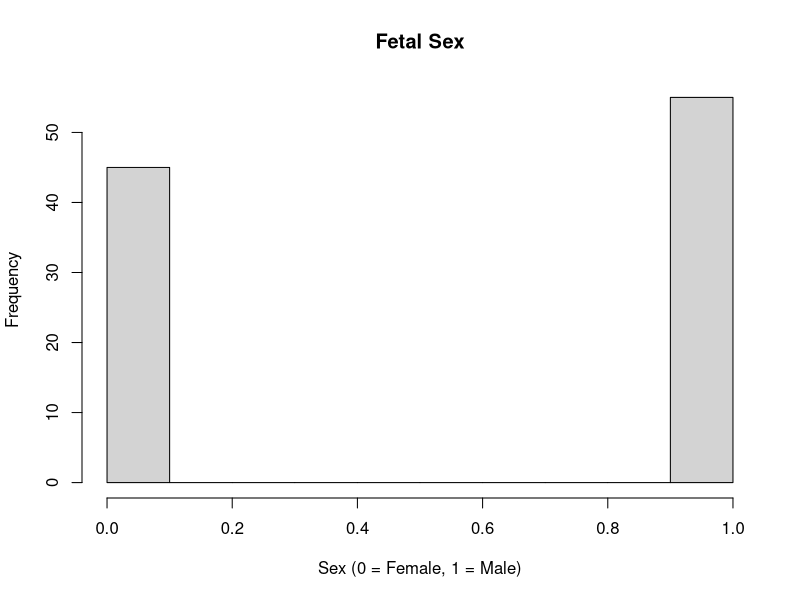
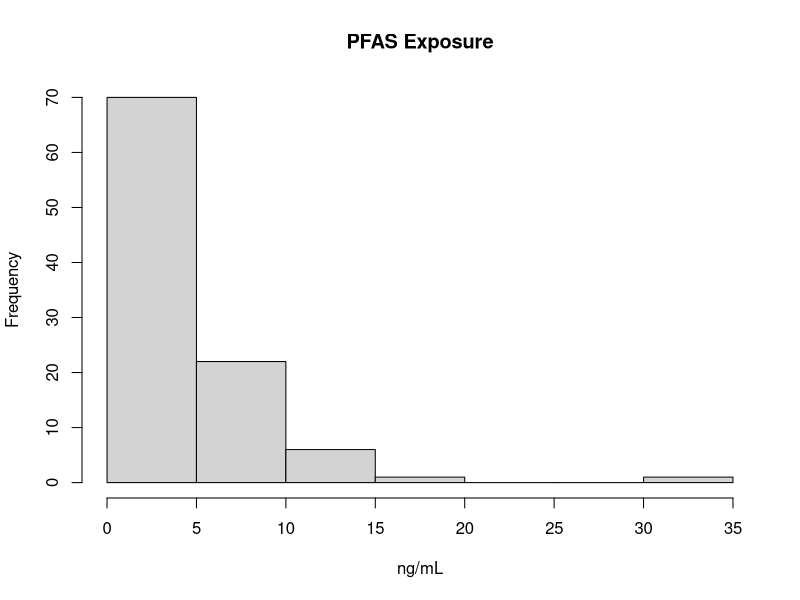
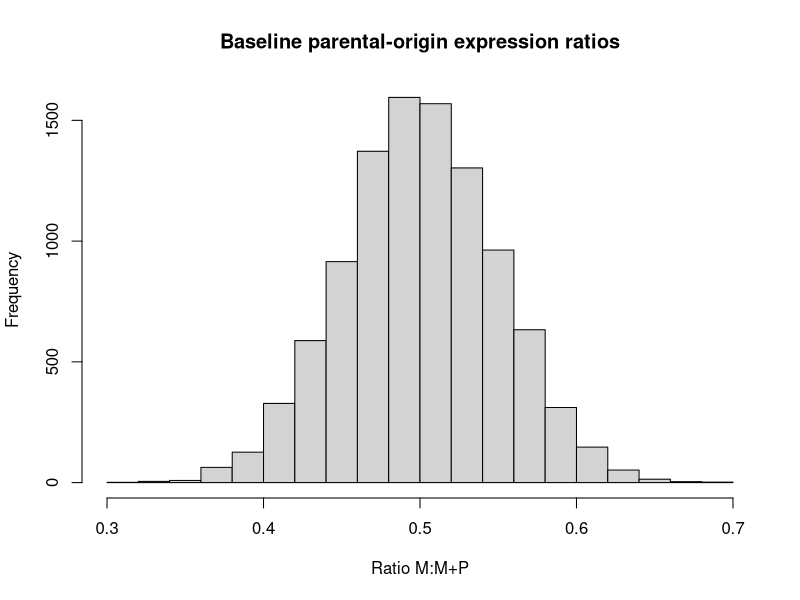
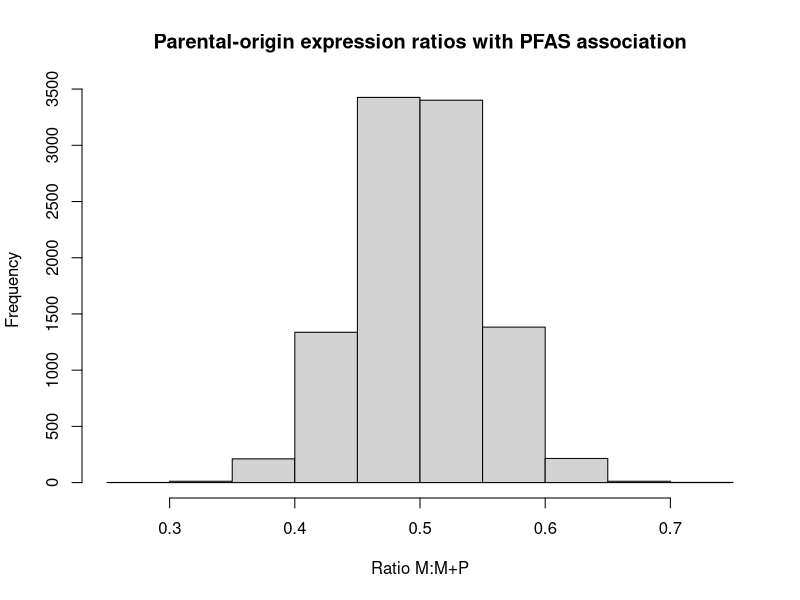
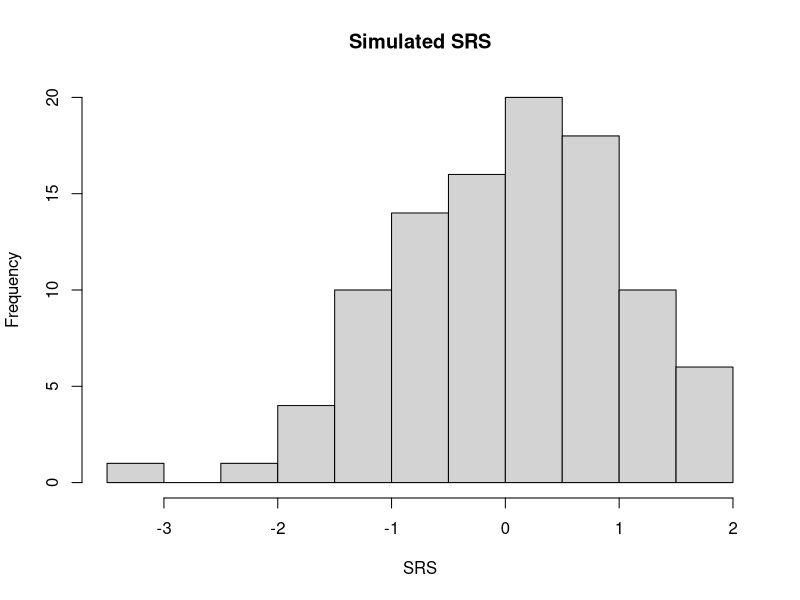
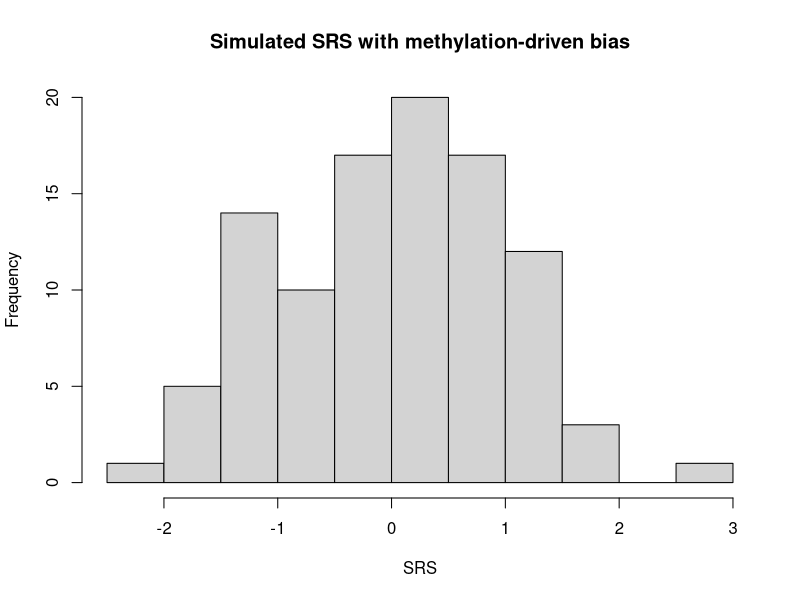
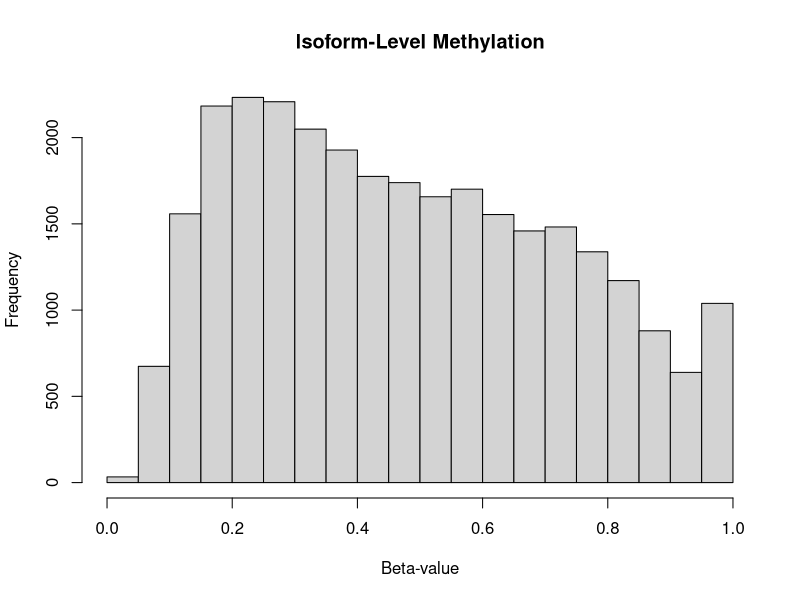

Generate these figures, in order, with R: (Note: this script raises an error after producing the figures.)
## ---- chunk 1
knitr::opts_chunk$set(echo = TRUE, warning = FALSE)
## ---- chunk 2
library(dplyr)
library(tidyr)
library(lavaan)
library(boot)
library(ggplot2)
library(knitr)
## ---- chunk 3
set.seed(42)
n_samples <- 100
n_isoforms <- 100
simulation_scenario <- "null"
## ---- chunk 4
# Fetal sex (0 = female, 1 = male)
fetal_sex <- rbinom(n_samples, size = 1, prob = 0.5)
hist(fetal_sex, main = "Fetal Sex", xlab = "Sex (0 = Female, 1 = Male)")

# Maternal PFAS exposure (ng/mL, log-normal)
# Common sdlog values for environmental contaminants in humans can range from 0.8 to 1.5.
PFAS <- rlnorm(n_samples, meanlog = log(3), sdlog = 0.9) # Adjusted sdlog from 0.4 to 0.9
hist(PFAS, main = "PFAS Exposure", xlab = "ng/mL")

# Latent confounder U, correlated with PFAS
U <- rnorm(n_samples, mean = scale(PFAS), sd = 1)
## ---- chunk 5
n_cpg_per_isoform <- sample(1:5, size = n_isoforms, replace = TRUE)
maternal_meth_list <- lapply(n_cpg_per_isoform, function(n_cpg) {
  matrix(
    plogis(matrix(rnorm(n_samples * n_cpg, mean = rep(U, each = n_cpg), sd = 0.5), nrow = n_samples)), # Adjusted sd from 1 to 0.5
    nrow = n_samples
  )
})
## ---- chunk 6
# Start with baseline biallelic expression + noise (maternal expression ratio)
# Using Beta distribution for ratios (bounded 0-1), which is more appropriate for proportions.
# shape1 = 50, shape2 = 50 gives a mean of 0.5 and a reasonable, but not extremely narrow, variance.
expr_ratios <- matrix(rbeta(n_samples * n_isoforms, shape1 = 50, shape2 = 50), nrow = n_samples)
hist(expr_ratios, main = "Baseline parental-origin expression ratios", xlab = "Ratio M:M+P")

# Define 50% of isoforms as true mediators
mediated_isoforms <- sample(1:n_isoforms, size = n_isoforms * 0.5)

# PFAS influences imprinting in these isoforms
for (i in mediated_isoforms) {
  effect_mean <- 0.05 # Original mean effect
  if (simulation_scenario == "null") {
    effect_mean <- 0 # Set mean effect to 0 for null scenario
  }
  effect <- scale(PFAS) * rnorm(1, mean = effect_mean, sd = 0.01) # Use the adjusted mean
  expr_ratios[, i] <- expr_ratios[, i] + effect

  # Clamp values to ensure they stay within [0,1]
  expr_ratios[, i] <- pmax(0, pmin(1, expr_ratios[, i])) 
}

hist(expr_ratios, main = "Parental-origin expression ratios with PFAS association", xlab = "Ratio M:M+P")
## ---- chunk 7
# Create SRS score from expression of mediated isoforms + confounder + noise
srs_effect_mean <- 2 # Original mean effect
if (simulation_scenario == "null") {
  srs_effect_mean <- 0 # Set mean effect to 0 for null scenario
}
SRS_contrib <- rowSums(scale(expr_ratios[, mediated_isoforms]) %*%
                        matrix(rnorm(length(mediated_isoforms), mean = srs_effect_mean, sd = 0.5), ncol = 1)) # Use the adjusted mean
SRS <- scale(SRS_contrib + scale(U) * 0.5 + rnorm(n_samples, 0, 1))

hist(SRS, main = "Simulated SRS", xlab = "SRS")
## ---- chunk 8
# Select 50% of mediated isoforms to be confounded by methylation
confounded_idx <- sample(mediated_isoforms, size = length(mediated_isoforms) * 0.5)
confounding_contrib <- rep(0, n_samples)

for (i in confounded_idx) {
  meth_mean <- rowMeans(maternal_meth_list[[i]])
  effect_meth_expr <- scale(meth_mean) * rnorm(1, mean = 0.2, sd = 0.05)
  expr_ratios[, i] <- expr_ratios[, i] + effect_meth_expr
  expr_ratios[, i] <- pmax(0, pmin(1, expr_ratios[, i]))
  
  confounding_contrib <- confounding_contrib + scale(meth_mean) * rnorm(1, mean = 1.5, sd = 0.3)
}

# Inject confounding into SRS
SRS <- scale(SRS + confounding_contrib)
hist(SRS, main = "Simulated SRS with methylation-driven bias", xlab = "SRS")
## ---- chunk 9
expr_df <- as.data.frame(expr_ratios)
colnames(expr_df) <- paste0("isoform_", 1:n_isoforms)

metadata_df <- data.frame(
  sample = 1:n_samples,
  SRS = SRS,
  PFAS = PFAS,
  fetal_sex = fetal_sex
)

meth_long <- do.call(rbind, lapply(1:n_isoforms, function(i) {
  meth_mat <- maternal_meth_list[[i]]
  n_cpg <- ncol(meth_mat)
  data.frame(
    sample = rep(1:n_samples, times = n_cpg),
    isoform = paste0("isoform_", i),
    cpg = rep(1:n_cpg, each = n_samples),
    meth = as.vector(meth_mat)
  )
}))

hist(meth_long$meth, main = "Isoform-Level Methylation", xlab = "Beta-value")
## ---- chunk 10
iso <- "isoform_27"
df <- cbind(metadata_df, expr = expr_df[[iso]])

meth_avg <- meth_long %>%
  filter(isoform == iso) %>%
  group_by(sample) %>%
  summarise(m_meth = mean(meth), .groups = "drop")

df <- merge(df, meth_avg, by = "sample")

model <- '
  expr ~ a1*PFAS + a2*fetal_sex + a3*PFAS:fetal_sex
  SRS ~ b1*expr + b2*fetal_sex + b3*expr:fetal_sex + c*PFAS
  ind_female := a1 * b1
  ind_male := (a1 + a3) * (b1 + b3)
  dir := c
  total_female := dir + ind_female
  total_male := dir + ind_male
'

fit <- sem(model, data = df, se = "bootstrap", bootstrap = 100)
summary(fit, standardized = TRUE, fit.measures = TRUE)
## ---- chunk 11
# COCA calibration model: includes SRS × fetal_sex interaction
coca_model <- lm(m_meth ~ PFAS + SRS * fetal_sex, data = df)

# Extract coefficients for calibration formula
beta_A <- coef(coca_model)["PFAS"]
beta_Y <- coef(coca_model)["SRS"]

# Calibrated PFAS effect estimate
psi_coca <- -beta_A / beta_Y
cat("COCA-calibrated PFAS effect estimate:", round(psi_coca, 4), "\n")

coca_fn <- function(data, indices) {
  d <- data[indices, ]
  fit <- lm(m_meth ~ PFAS + SRS * fetal_sex, data = d)
  -coef(fit)["PFAS"] / coef(fit)["SRS"]
}

boot_out <- boot(df, coca_fn, R = 100)
boot.ci(boot_out, type = "perc")
## ---- chunk 12
# Stage 1: bridge function includes interaction (optional but aligned with SEM)
bridge_model <- lm(m_meth ~ expr + SRS * fetal_sex, data = df)
df$Z_hat <- predict(bridge_model)

# Stage 2: PFAS × fetal_sex interaction for moderated effect
df$Y_adj <- df$SRS - (df$Z_hat - mean(df$Z_hat))
pgc_model <- lm(Y_adj ~ PFAS * fetal_sex, data = df)
summary(pgc_model)

pgc_fn <- function(data, indices) {
  d <- data[indices, ]
  
  # Stage 1: bridge model with SRS × sex (optional)
  bridge <- lm(m_meth ~ expr + SRS * fetal_sex, data = d)
  Z_hat <- predict(bridge)
  Y_adj <- d$SRS - (Z_hat - mean(Z_hat))
  
  # Stage 2: PGC with PFAS × fetal_sex
  pgc_fit <- lm(Y_adj ~ PFAS * fetal_sex, data = cbind(d, Y_adj))
  
  # Return main effect of PFAS (for females) only
  return(coef(pgc_fit)["PFAS"])
}

pgc_est_female <- coef(pgc_model)["PFAS"]
pgc_est_male <- coef(pgc_model)["PFAS"] + coef(pgc_model)["PFAS:fetal_sex"]

pgc_fn <- function(data, indices) {
  d <- data[indices, ]
  bridge <- lm(m_meth ~ expr + SRS * fetal_sex, data = d)
  Z_hat <- predict(bridge)
  Y_adj <- d$SRS - (Z_hat - mean(Z_hat))
  pgc_fit <- lm(Y_adj ~ PFAS * fetal_sex, data = cbind(d, Y_adj))

  beta_pfas <- coef(pgc_fit)["PFAS"]
  beta_int <- coef(pgc_fit)["PFAS:fetal_sex"]
  c(female = beta_pfas, male = beta_pfas + beta_int)
}

# Bootstrap
boot_out <- boot(df, pgc_fn, R = 100)
boot.ci(boot_out, type = "perc")
## ---- chunk 13
results_list <- vector("list", length = n_isoforms)
names(results_list) <- paste0("isoform_", 1:n_isoforms)

n_boot <- 10

for (i in 1:n_isoforms) {
  iso_name <- paste0("isoform_", i)
  
  df <- cbind(metadata_df, expr = expr_df[[iso_name]])
  
  meth_avg <- meth_long %>%
    filter(isoform == iso_name) %>%
    group_by(sample) %>%
    summarise(m_meth = mean(meth), .groups = "drop")
  
  df <- merge(df, meth_avg, by = "sample")

  # --- lavaan SEM (already includes sex and interaction terms)
  model <- '
    expr ~ a1*PFAS + a2*fetal_sex + a3*PFAS:fetal_sex
    SRS ~ b1*expr + b2*fetal_sex + b3*expr:fetal_sex + c*PFAS
    ind_female := a1 * b1
    ind_male := (a1 + a3) * (b1 + b3)
    dir := c
    total_female := dir + ind_female
    total_male := dir + ind_male
  '
  
  lavaan_fit <- tryCatch({
    sem(model, data = df, se = "bootstrap", bootstrap = n_boot)
  }, error = function(e) NULL)

  # --- COCA with PFAS × sex interaction
  coca_model <- lm(m_meth ~ PFAS + SRS * fetal_sex, data = df)
  beta_A <- coef(coca_model)["PFAS"]
  beta_Y <- coef(coca_model)["SRS"]
  psi_coca <- -beta_A / beta_Y

  coca_fn <- function(data, indices) {
    d <- data[indices, ]
    fit <- lm(m_meth ~ PFAS + SRS * fetal_sex, data = d)
    -coef(fit)["PFAS"] / coef(fit)["SRS"]
  }

  coca_boot <- boot(df, coca_fn, R = n_boot)
  coca_ci <- tryCatch(boot.ci(coca_boot, type = "perc"), error = function(e) NULL)

  # --- PGC with PFAS × sex interaction in second stage and SRS × sex in bridge
  bridge_model <- lm(m_meth ~ expr + SRS * fetal_sex, data = df)
  df$Z_hat <- predict(bridge_model)
  df$Y_adj <- df$SRS - (df$Z_hat - mean(df$Z_hat))

  pgc_model <- lm(Y_adj ~ PFAS * fetal_sex, data = df)

  pgc_fn <- function(data, indices) {
    d <- data[indices, ]
    bridge <- lm(m_meth ~ expr + SRS * fetal_sex, data = d)
    Z_hat <- predict(bridge)
    Y_adj <- d$SRS - (Z_hat - mean(Z_hat))
    pgc_fit <- lm(Y_adj ~ PFAS * fetal_sex, data = cbind(d, Y_adj))
    return(coef(pgc_fit)["PFAS"])
  }

  pgc_boot <- boot(df, pgc_fn, R = n_boot)
  pgc_ci <- tryCatch(boot.ci(pgc_boot, type = "perc"), error = function(e) NULL)

  # --- Store results
  results_list[[i]] <- list(
    lavaan_fit = lavaan_fit,
    COCA = list(
      estimate = psi_coca,
      boot = coca_boot,
      ci = coca_ci
    ),
    PGC = list(
      model = pgc_model,
      boot = pgc_boot,
      ci = pgc_ci
    )
  )
}
## ---- chunk 14
# Initialize results data.frames
sem_pval_df <- data.frame()
coca_df <- data.frame()
pgc_df <- data.frame()

iso_names <- names(results_list)

for (i in seq_along(results_list)) {
  iso <- iso_names[i]
  res <- results_list[[i]]

  # --- SEM path p-values
  fit <- res$lavaan_fit
  if (!is.null(fit)) {
    pe <- tryCatch(parameterEstimates(fit), error = function(e) NULL)
    if (!is.null(pe)) {
      selected_paths <- pe %>%
        filter(label %in% c("a1", "a3", "b1", "b3", "c",
                            "ind_female", "ind_male", "total_female", "total_male")) %>%
        select(label, pvalue)
      if (nrow(selected_paths) > 0) {
        sem_pval_df <- bind_rows(sem_pval_df,
                                 data.frame(
                                   isoform = iso,
                                   path = selected_paths$label,
                                   pval = selected_paths$pvalue
                                 ))
      }
    }
  }

  # --- COCA model: extract PFAS, fetal_sex, and interaction p-values and CI
  coca_fit <- tryCatch(lm(m_meth ~ PFAS + SRS * fetal_sex, data = df), error = function(e) NULL)
  
  if (!is.null(coca_fit)) {
    coef_table <- coef(summary(coca_fit))
    confint_table <- tryCatch(confint(coca_fit), error = function(e) NULL)
  
    pval_pfas  <- coef_table["PFAS", "Pr(>|t|)"]
    pval_sex   <- if ("fetal_sex" %in% rownames(coef_table)) coef_table["fetal_sex", "Pr(>|t|)"] else NA
    pval_int   <- if ("SRS:fetal_sex" %in% rownames(coef_table)) coef_table["SRS:fetal_sex", "Pr(>|t|)"] else NA
  
    ci_lower <- ci_upper <- NA
    if (!is.null(confint_table) && "PFAS" %in% rownames(confint_table)) {
      ci_lower <- confint_table["PFAS", 1]
      ci_upper <- confint_table["PFAS", 2]
    }
  
    signif <- !(is.na(ci_lower) || (ci_lower < 0 & ci_upper > 0))  # TRUE if CI excludes 0
  
    coca_df <- bind_rows(coca_df, data.frame(
      isoform = iso,
      pval_PFAS = pval_pfas,
      pval_fetal_sex = pval_sex,
      pval_PFAS_fetal_sex = pval_int,
      ci_lower = ci_lower,
      ci_upper = ci_upper,
      significant = signif
    ))
  }

  # --- PGC model: extract PFAS, fetal_sex, and interaction p-values
  pgc_model <- tryCatch(res$PGC$model, error = function(e) NULL)
  pgc_boot  <- tryCatch(res$PGC$boot, error = function(e) NULL)

  if (!is.null(pgc_model) && !is.null(pgc_boot)) {
    coef_pg <- coef(summary(pgc_model))

    pval_pfas <- coef_pg["PFAS", "Pr(>|t|)"]
    pval_sex  <- if ("fetal_sex" %in% rownames(coef_pg)) coef_pg["fetal_sex", "Pr(>|t|)"] else NA
    pval_int  <- if ("PFAS:fetal_sex" %in% rownames(coef_pg)) coef_pg["PFAS:fetal_sex", "Pr(>|t|)"] else NA

    boot_estimates <- pgc_boot$t
    signif <- NA
    ci_lower <- ci_upper <- NA
    if (!is.null(boot_estimates) && length(boot_estimates) > 1) {
      ci_bounds <- quantile(boot_estimates, probs = c(0.025, 0.975), na.rm = TRUE)
      ci_lower <- ci_bounds[1]
      ci_upper <- ci_bounds[2]
      signif <- !(ci_lower < 0 & ci_upper > 0)
    }

    pgc_df <- bind_rows(pgc_df, data.frame(
      isoform = iso,
      pval_PFAS = pval_pfas,
      pval_fetal_sex = pval_sex,
      pval_PFAS_fetal_sex = pval_int,
      ci_lower = ci_lower,
      ci_upper = ci_upper,
      significant = signif
    ))
  }
}
## ---- chunk 15
ggplot(sem_pval_df, aes(x = pval)) +
  geom_histogram(binwidth = 0.025, fill = "#4682B4", color = "black") +
  facet_wrap(~ path, scales = "free_y") +
  theme_minimal() +
  labs(title = "SEM Path p-values Across Isoforms",
       x = "p-value", y = "Frequency")
## ---- chunk 16
sem_table <- data.frame(
  Path = c("a1", "a3", "b1", "b3", "c", "ind_male", "ind_female", "total_male", "total_female"),
  Pattern = c(
    "Strong left skew",
    "Uniform / flat",
    "Strong left skew",
    "Uniform",
    "Strong left skew (many significant)",
    "Uniform to right-skewed",
    "U-shaped with weak left skew",
    "Strong left skew",
    "Strong left skew"
  ),
  Interpretation = c(
    "PFAS is robustly associated with imprinting disruption across many isoforms.",
    "No consistent fetal sex interaction on PFAS-to-expression path.",
    "Imprinting disruption is significantly associated with SRS in many isoforms.",
    "No consistent interaction effect between sex and expression on SRS.",
    "PFAS has a strong total effect on SRS in many isoforms, suggesting true mediation.",
    "Some male-specific mediation is detectable, but effects are diffuse.",
    "Female-specific mediation appears inconsistent or absent.",
    "Many isoforms show strong total PFAS -> SRS effects in males.",
    "Many isoforms show strong total PFAS -> SRS effects in females."
  )
)

kable(sem_table, caption = "Interpretation of SEM Path p-value Distributions")
## ---- chunk 17
library(dplyr)
library(tidyr)
library(ggplot2)

# Pivot COCA to long format
coca_pvals_long <- coca_df %>%
  pivot_longer(
    cols = c(pval_PFAS, pval_fetal_sex, pval_PFAS_fetal_sex),
    names_to = "Term",
    values_to = "pval"
  ) %>%
  mutate(
    Method = "COCA",
    Term = recode(Term,
                  "pval_PFAS" = "PFAS",
                  "pval_fetal_sex" = "fetal_sex",
                  "pval_PFAS_fetal_sex" = "PFAS:fetal_sex")
  )

# Pivot PGC to long format
pgc_pvals_long <- pgc_df %>%
  pivot_longer(
    cols = c(pval_PFAS, pval_fetal_sex, pval_PFAS_fetal_sex),
    names_to = "Term",
    values_to = "pval"
  ) %>%
  mutate(
    Method = "PGC",
    Term = recode(Term,
                  "pval_PFAS" = "PFAS",
                  "pval_fetal_sex" = "fetal_sex",
                  "pval_PFAS_fetal_sex" = "PFAS:fetal_sex")
  )

# Combine and filter non-missing p-values
pval_df <- bind_rows(coca_pvals_long, pgc_pvals_long) %>%
  filter(!is.na(pval))

# Plot
ggplot(pval_df, aes(x = pval)) +
  geom_histogram(bins = 40, fill = "steelblue", color = "black") +
  facet_grid(Method ~ Term, scales = "free", drop = TRUE) +
  theme_minimal() +
  labs(
    title = "Raw p-values for COCA and PGC Tests",
    x = "p-value", y = "Number of Isoforms"
  )
## ---- chunk 18
# Significance for PFAS (from 95% CI exclusion flag)
sig_pfas <- bind_rows(
  coca_df %>% transmute(isoform, significant, Method = "COCA", Term = "PFAS"),
  pgc_df %>% transmute(isoform, significant, Method = "PGC", Term = "PFAS")
)

# Significance for fetal_sex (p < 0.05)
sig_sex <- bind_rows(
  coca_df %>%
    filter(!is.na(pval_fetal_sex)) %>%
    mutate(significant = pval_fetal_sex < 0.05,
           Method = "COCA", Term = "fetal_sex") %>%
    select(isoform, significant, Method, Term),
  pgc_df %>%
    filter(!is.na(pval_fetal_sex)) %>%
    mutate(significant = pval_fetal_sex < 0.05,
           Method = "PGC", Term = "fetal_sex") %>%
    select(isoform, significant, Method, Term)
)

# Significance for PFAS:fetal_sex interaction (p < 0.05)
sig_int <- bind_rows(
  coca_df %>%
    filter(!is.na(pval_PFAS_fetal_sex)) %>%
    mutate(significant = pval_PFAS_fetal_sex < 0.05,
           Method = "COCA", Term = "PFAS:fetal_sex") %>%
    select(isoform, significant, Method, Term),
  pgc_df %>%
    filter(!is.na(pval_PFAS_fetal_sex)) %>%
    mutate(significant = pval_PFAS_fetal_sex < 0.05,
           Method = "PGC", Term = "PFAS:fetal_sex") %>%
    select(isoform, significant, Method, Term)
)

# Combine all
sig_df <- bind_rows(sig_pfas, sig_sex, sig_int) %>%
  mutate(
    Significance = ifelse(significant, "Significant", "Not Significant"),
    Method = factor(Method),
    Term = factor(Term, levels = c("PFAS", "fetal_sex", "PFAS:fetal_sex")),
    Significance = factor(Significance)
  )

# Plot
ggplot(sig_df, aes(x = Term, fill = Significance)) +
  geom_bar(position = "dodge", color = "black", na.rm = TRUE) +
  facet_wrap(~ Method, drop = TRUE, scales = "free") +
  scale_fill_manual(values = c("gray70", "forestgreen")) +
  theme_minimal() +
  labs(
    title = "CI- or p-value-Based Significance of Modeled Effects (COCA & PGC)",
    x = "Model Term", y = "Number of Isoforms", fill = "Significance"
  )
## ---- chunk 19
coca_pgc_table <- data.frame(
  Method = c("COCA", "PGC"),
  PValue_Pattern = c(
    "Nearly all p-values > 0.9 for PFAS, sex and interaction show spurious signal",
    "PFAS p-values strongly left-skewed; interaction and sex terms right-skewed"
  ),
  CI_Significance = c(
    "100% of isoforms significant for PFAS, 0% for sex or interaction",
    "~80% of isoforms significant for PFAS, 0% for sex or interaction"
  ),
  Interpretation = c(
    "COCA overestimates true mediation effects, detecting far more than the simulated 50%.",
    "PGC overestimates true mediation effects, detecting far more than the simulated 50%. Although more robust to confounding, it still inflates Type I error under partial confounding and ideal proxy assumptions."
  )
)

kable(coca_pgc_table, caption = "Summary of COCA and PGC Results for Isoform-Level Mediation with Sex Interaction")
## ---- chunk 20
# Example for one isoform
iso_idx <- 27
meth_proxy <- rowMeans(maternal_meth_list[[iso_idx]])

# Include sex main effect and interaction with expression
model <- lm(SRS ~ PFAS + expr_ratios[, iso_idx] * fetal_sex + meth_proxy)

summary(model)
## ---- chunk 21
# Initialize results table for moderated direct adjustment
adjusted_lm_results <- data.frame(
  isoform = 1:n_isoforms,
  coef_expr = NA,           p_expr = NA,           sig_ci_expr = NA,
  coef_sex = NA,            p_sex = NA,            sig_ci_sex = NA,
  coef_interaction = NA,    p_interaction = NA,    sig_ci_interaction = NA
)

for (i in 1:n_isoforms) {
  meth_proxy <- rowMeans(maternal_meth_list[[i]])
  fit <- lm(SRS ~ PFAS + expr_ratios[, i] * fetal_sex + meth_proxy)
  confint_fit <- confint(fit)
  coef_names <- names(coef(fit))

  expr_term <- "expr_ratios[, i]"
  sex_term  <- "fetal_sex"
  int_term  <- "expr_ratios[, i]:fetal_sex"

  # Expression term
  if (expr_term %in% coef_names) {
    idx <- which(coef_names == expr_term)
    adjusted_lm_results$coef_expr[i] <- coef(fit)[idx]
    adjusted_lm_results$p_expr[i] <- summary(fit)$coefficients[idx, "Pr(>|t|)"]
    adjusted_lm_results$sig_ci_expr[i] <- !(0 >= confint_fit[idx, 1] & 0 <= confint_fit[idx, 2])
  }

  # Fetal sex term
  if (sex_term %in% coef_names) {
    idx <- which(coef_names == sex_term)
    adjusted_lm_results$coef_sex[i] <- coef(fit)[idx]
    adjusted_lm_results$p_sex[i] <- summary(fit)$coefficients[idx, "Pr(>|t|)"]
    adjusted_lm_results$sig_ci_sex[i] <- !(0 >= confint_fit[idx, 1] & 0 <= confint_fit[idx, 2])
  }

  # Interaction term
  if (int_term %in% coef_names) {
    idx <- which(coef_names == int_term)
    adjusted_lm_results$coef_interaction[i] <- coef(fit)[idx]
    adjusted_lm_results$p_interaction[i] <- summary(fit)$coefficients[idx, "Pr(>|t|)"]
    adjusted_lm_results$sig_ci_interaction[i] <- !(0 >= confint_fit[idx, 1] & 0 <= confint_fit[idx, 2])
  }
}

# Stack into long format for p-values
pval_df <- bind_rows(
  adjusted_lm_results %>% select(isoform, pval = p_expr) %>% mutate(Term = "expr"),
  adjusted_lm_results %>% select(isoform, pval = p_sex) %>% mutate(Term = "fetal_sex"),
  adjusted_lm_results %>% select(isoform, pval = p_interaction) %>% mutate(Term = "expr:fetal_sex")
)

# Add method label
pval_df$Method <- "DirectAdj"

ggplot(pval_df, aes(x = pval)) +
  geom_histogram(bins = 30, fill = "steelblue", color = "black") +
  facet_grid(Method ~ Term, scales = "free", drop = TRUE) +
  theme_minimal() +
  labs(
    title = "Raw p-values for Direct Adjustment Tests",
    x = "p-value", y = "Number of Isoforms"
  )

sig_df <- bind_rows(
  adjusted_lm_results %>% transmute(isoform, Term = "expr",         sig = sig_ci_expr),
  adjusted_lm_results %>% transmute(isoform, Term = "fetal_sex",    sig = sig_ci_sex),
  adjusted_lm_results %>% transmute(isoform, Term = "expr:fetal_sex", sig = sig_ci_interaction)
) %>%
  mutate(
    Method = "DirectAdj",
    Significance = ifelse(sig, "Significant", "Not Significant")
  )

ggplot(sig_df, aes(x = Term, fill = Significance)) +
  geom_bar(position = "dodge", color = "black") +
  facet_wrap(~ Method) +
  scale_fill_manual(values = c("gray70","forestgreen")) +
  theme_minimal() +
  labs(
    title = "CI-Based Significance of Direct Adjustment Terms",
    x = "Model Term", y = "Number of Isoforms", fill = "Significance"
  )
## ---- chunk 22
direct_adj_table <- data.frame(
  Method = "Direct Adjustment (Huang, 2021)",
  PValue_Pattern = "Uniform (no enrichment near 0)",
  CI_Significance = "Few isoforms significant",
  Interpretation = "Adjusting directly for methylation removes most expression–SRS signal, suggesting either methylation absorbs the effect (overadjustment), or residual confounding remains. Consistent with Huang (2021), this approach is conservative but stable under real-data-like assumptions."
)

kable(direct_adj_table, caption = "Summary of Direct Adjustment Results (Huang, 2021 Approach)")
## ---- chunk 23
# For a null simulation, we expect these rates to be close to 0.05 (your alpha level)
# for true null effects, indicating correct Type I error control.
# Rates significantly above 0.05 suggest inflated Type I error.

type1_error_results <- list()

# 1. SEM Type I Error
# Focusing on the mediation paths (a1, b1) and indirect effects (ind_female, ind_male)
# which are set to null in the simulation scenario.
sem_type1 <- sem_pval_df %>%
  filter(path %in% c("a1", "b1", "ind_female", "ind_male")) %>%
  group_by(path) %>%
  summarise(
    Type1_Error_Rate = mean(pval < 0.05, na.rm = TRUE),
    .groups = "drop"
  )
type1_error_results$SEM <- sem_type1

# 2. COCA Type I Error
# For COCA, 'significant' is determined by whether the 95% CI for the PFAS effect excludes 0.
# For other terms (fetal_sex, SRS:fetal_sex interaction), we use a p-value threshold.
coca_type1 <- coca_df %>%
  summarise(
    Type1_Error_Rate_PFAS = mean(significant, na.rm = TRUE), # Uses the 'significant' flag from CI
    Type1_Error_Rate_fetal_sex = mean(pval_fetal_sex < 0.05, na.rm = TRUE),
    Type1_Error_Rate_SRS_fetal_sex_int = mean(pval_PFAS_fetal_sex < 0.05, na.rm = TRUE) # This is for the SRS:fetal_sex interaction in the COCA model
  ) %>%
  pivot_longer(everything(), names_to = "path", values_to = "Type1_Error_Rate") %>%
  mutate(path = gsub("Type1_Error_Rate_", "", path))
type1_error_results$COCA <- coca_type1

# 3. PGC Type I Error
# For PGC, 'significant' for PFAS is also based on CI exclusion of 0.
# For other terms (fetal_sex, PFAS:fetal_sex interaction), p-value threshold is used.
pgc_type1 <- pgc_df %>%
  summarise(
    Type1_Error_Rate_PFAS = mean(significant, na.rm = TRUE), # Uses the 'significant' flag from CI
    Type1_Error_Rate_fetal_sex = mean(pval_fetal_sex < 0.05, na.rm = TRUE),
    Type1_Error_Rate_PFAS_fetal_sex_int = mean(pval_PFAS_fetal_sex < 0.05, na.rm = TRUE) # This is for the PFAS:fetal_sex interaction in the PGC model
  ) %>%
  pivot_longer(everything(), names_to = "path", values_to = "Type1_Error_Rate") %>%
  mutate(path = gsub("Type1_Error_Rate_", "", path))
type1_error_results$PGC <- pgc_type1

# 4. Regression Adjustment Type I Error
# 'sig_ci_*' flags are based on CI excluding 0.
adj_type1 <- adjusted_lm_results %>%
  summarise(
    Type1_Error_Rate_expr = mean(sig_ci_expr, na.rm = TRUE),
    Type1_Error_Rate_sex = mean(sig_ci_sex, na.rm = TRUE),
    Type1_Error_Rate_expr_fetal_sex_int = mean(sig_ci_interaction, na.rm = TRUE) # This is for the expr:fetal_sex interaction in the direct adjustment model
  ) %>%
  pivot_longer(everything(), names_to = "path", values_to = "Type1_Error_Rate") %>%
  mutate(path = gsub("Type1_Error_Rate_", "", path))
type1_error_results$DirectAdj <- adj_type1
## ---- chunk 24
# Combine all tibbles into a single data frame
combined_type1_errors <- bind_rows(
  type1_error_results$SEM %>% mutate(Method = "SEM"),
  type1_error_results$COCA %>% mutate(Method = "COCA"),
  type1_error_results$PGC %>% mutate(Method = "PGC"),
  type1_error_results$DirectAdj %>% mutate(Method = "Direct Adjustment")
) %>%
  # Optionally reorder columns for better presentation
  select(Method, path, Type1_Error_Rate) %>%
  # Optionally rename paths for clarity if desired (e.g., "a1" to "PFAS -> Expression")
  mutate(
    path = case_when(
      path == "a1" ~ "PFAS -> Expression (a1)",
      path == "b1" ~ "Expression -> SRS (b1)",
      path == "ind_female" ~ "Indirect Effect (Female)",
      path == "ind_male" ~ "Indirect Effect (Male)",
      path == "PFAS" ~ "PFAS Main Effect",
      path == "fetal_sex" ~ "Fetal Sex Main Effect",
      path == "SRS_fetal_sex_int" ~ "SRS:Fetal Sex Interaction",
      path == "PFAS_fetal_sex_int" ~ "PFAS:Fetal Sex Interaction",
      path == "expr" ~ "Expression Main Effect",
      path == "sex" ~ "Sex Main Effect",
      path == "expr_fetal_sex_int" ~ "Expression:Fetal Sex Interaction",
      TRUE ~ path # Keep others as is
    )
  )

# Print the combined table using kable
kable(combined_type1_errors, 
      caption = "Type I Error Rates Across Different Methods and Causal Paths (Null Simulation)",
      digits = 3) # Format numbers to 3 decimal places for readability
